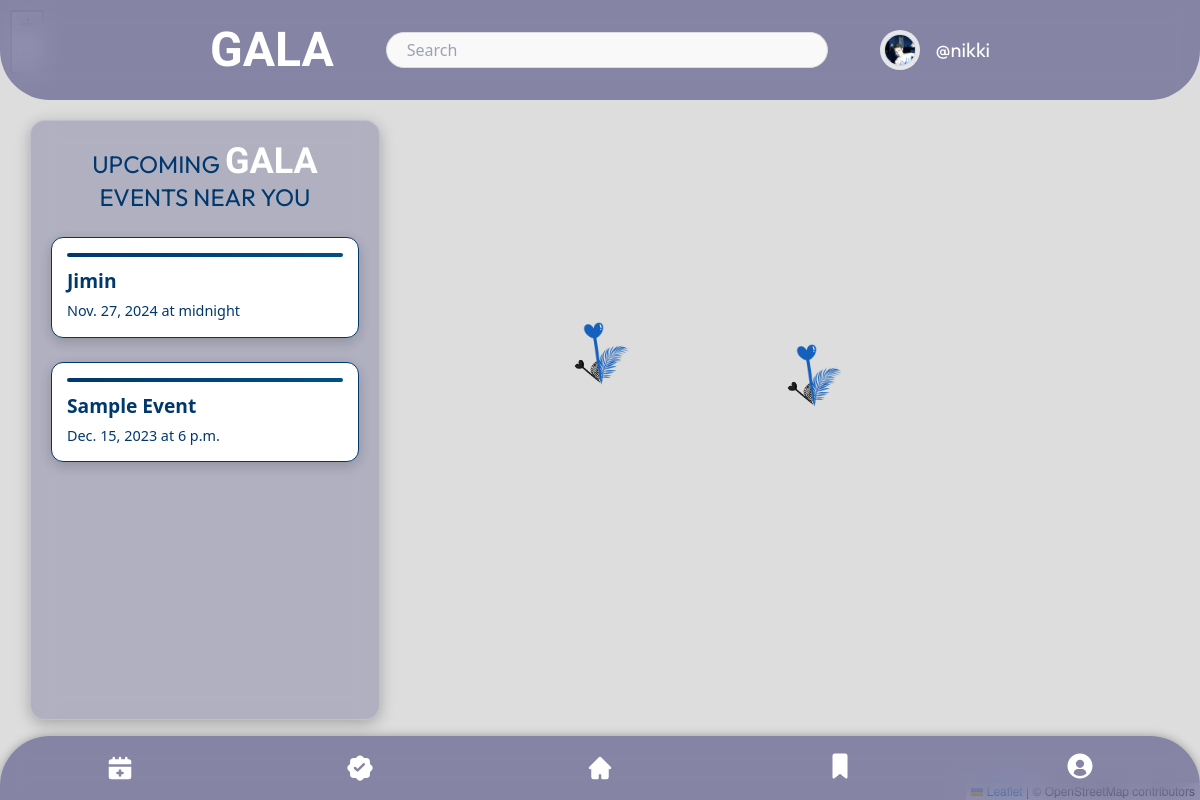
The page / (signed in) on the database as committed earlier.
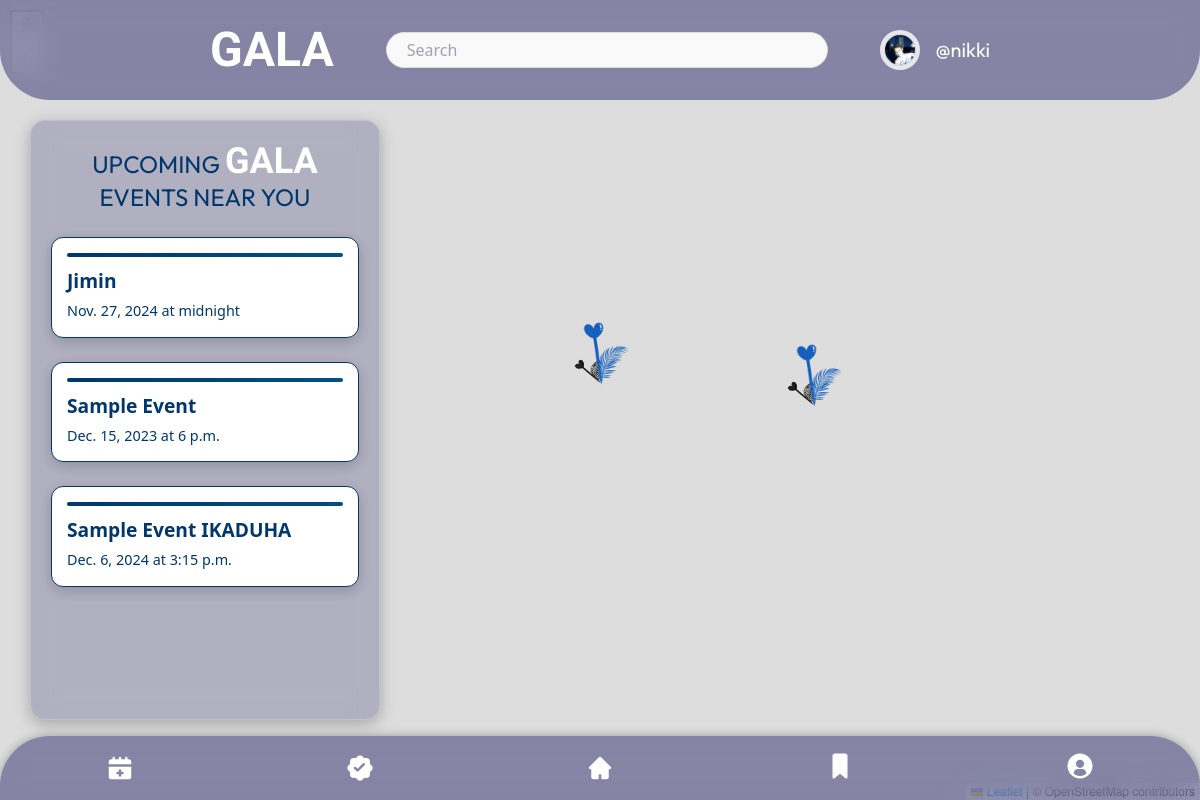
The same page on the database as committed later.
### eventcalendar/models.py (models this page shows, shortened)
class EventReminder(models.Model):
    event_reminder_id = models.AutoField(primary_key=True)
    description = models.CharField(max_length=200)
    start_time = models.TimeField()
    end_time = models.TimeField()
    date = models.DateField(null=True, blank=True)
    longitude = models.FloatField(null=True, blank=True)
    latitude = models.FloatField(null=True, blank=True)
    image = models.ImageField(upload_to='reminder_images/', null=True, blank=True)  # Add this field

### user/views.py (the view)
# urls.py: 2. Add a URL to urlpatterns:  path('', views.home, name='home')
def home(request):
    reminders = EventReminder.objects.all()
    reminders_data = [
        {
            "description": reminder.description,
            "latitude": reminder.latitude,
            "longitude": reminder.longitude,
        }
        for reminder in reminders
    ]
    return render(request, 'home.html', {
        'reminders': reminders,
        'reminders_json': json.dumps(reminders_data, cls=DjangoJSONEncoder)
    })

### templates/home.html (shortened to what this page needs)
{% load static %}
<!DOCTYPE html>
<html lang="en">
<head>
    <link rel="stylesheet" href="https://unpkg.com/leaflet@1.9.4/dist/leaflet.css" />
    <script src="https://cdn.tailwindcss.com"></script>
</head>
<body>
    <div id="map"></div>
    {% include 'suggestions.html' %}
    {% include 'menu.html' %}
    {% include 'marker.html' %}
</body>
</html>

### templates/suggestions.html (shortened to what this page needs)
{% load static %}
<!DOCTYPE html>
<html lang="en">
<head>
    <script src="https://cdn.tailwindcss.com"></script>
    <link rel="stylesheet" href="{% static 'css/suggestions.css' %}">
    <link rel="stylesheet" href="{% static 'css/fonts.css' %}">
</head>
<body class="suggestions-page bg-gray-100"
    data-user-authenticated="{% if user.is_authenticated %}true{% else %}false{% endif %}">
    <div class="center-rectangle bg-dark bg-opacity-90 shadow-xl p-10 rounded-2xl max-w-xl w-full">
        <h2 class="outfit sticky top-0 text-2xl font-regular text-primary text-center mb-6">
            UPCOMING <span class="lobster-two-bold text-4xl font-bold text-white"> GALA </span> EVENTS NEAR YOU
        </h2>
        <div class="mt-4 space-y-6">
            {% for reminder in reminders %}
            <div style="--index: {{ forloop.counter0 }}" class="event-item group relative">
                <h4 class="font-bold text-lg">{{ reminder.description }}</h4>
                <p class="event-date group-hover:hidden">{{ reminder.date }} at {{ reminder.start_time }}</p>
            </div>
            {% empty %}
            <p class="text-center text-gray-300">No upcoming reminders.</p>
            {% endfor %}
        </div>
    </div>
</body>
</html>

Rows that differ between the two databases and show on the page:
added EventReminder: description "Sample Event IKADUHA", date "Dec. 6, 2024", start_time "3:15 p.m."
